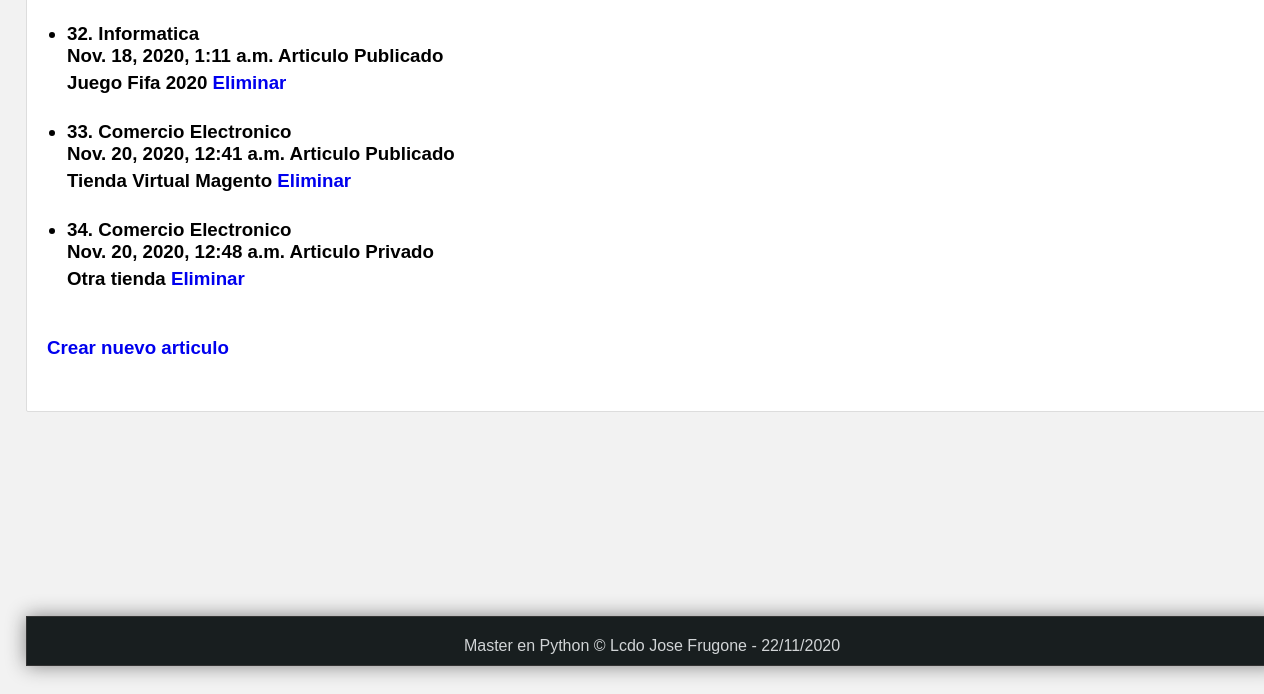
The app's page /articulos/ (lower part), older data.
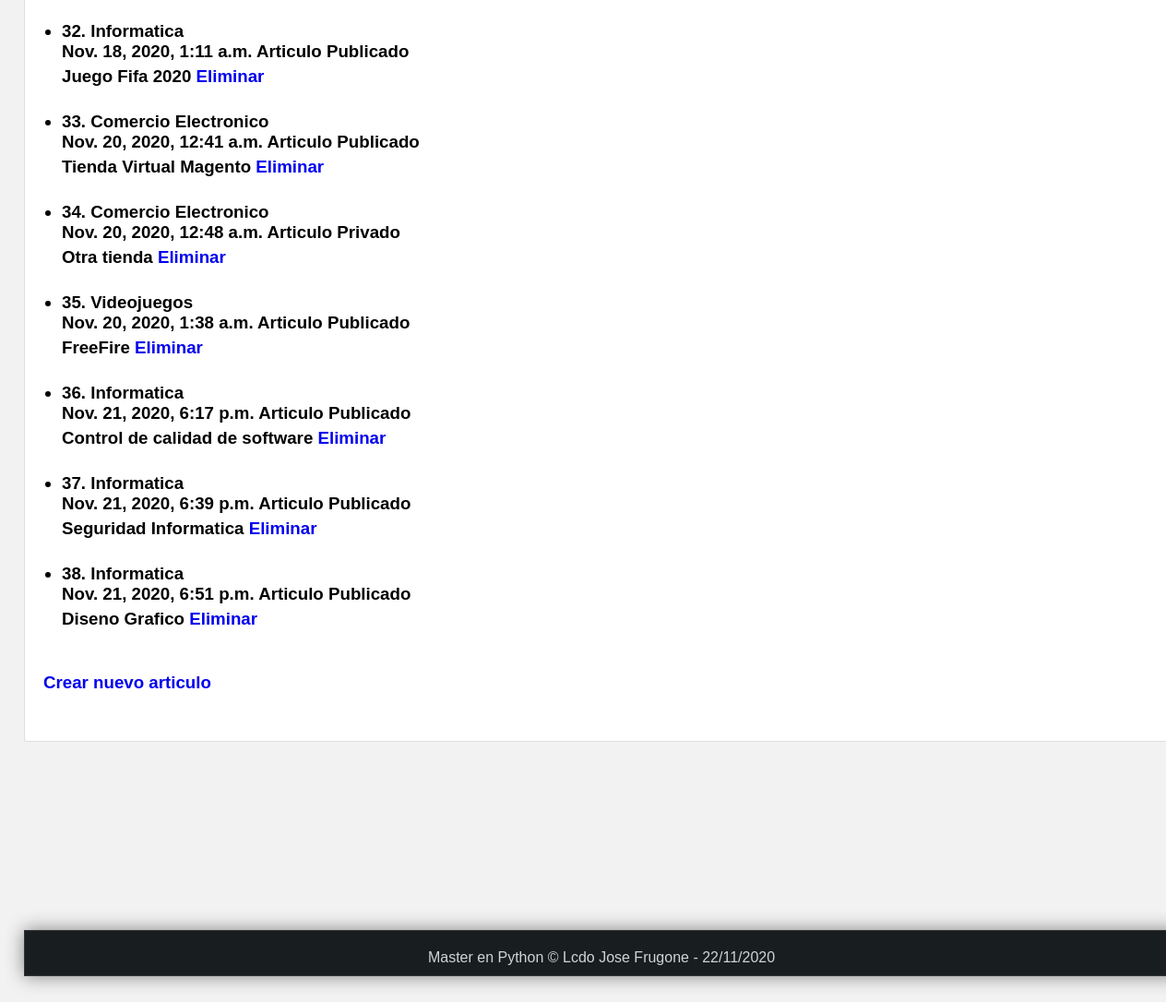
The same page, newer data.
### miapp/models.py (models this page shows)
class Article(models.Model):
    title = models.CharField(max_length=200)
    content = models.TextField()
    image = models.ImageField(default='null')
    public = models.BooleanField(default=True)
    created_at = models.DateTimeField(auto_now_add=True)
    updated_at = models.DateTimeField(auto_now=True)

### miapp/views.py (the view)
# urls.py: path('articulos/', views.articulo_gen, name="lista_gen_art"),
def articulo_gen(request):
    articulos = Article.objects.order_by("id")
    return render(request, 'articulos.html',{
        'articulos':articulos
    })

### miapp/templates/articulos.html (shortened to what this page needs)
{% extends 'layout.html' %}
{% block content %}
   {% if mensaje1 and mensaje %}
      <h3>{{mensaje1}}</h3>
      <br/>
      <h4>{{mensaje}}</h4>
   {% else %}
      {% if articulos %}
            <h3><p>Listado de articulos</p><h3>
            <ul>
               {% for articulo in articulos %}
                  <li>
                     <h4>{{articulo.id}}. {{articulo.title}}</h4>
                     <span>{{articulo.created_at}}</span>
                     {% if articulo.public %}
                        <strong>Articulo Publicado</strong>
                     {% else %}
                        <strong>Articulo Privado</strong>
                     {% endif %}
                     <p>
                        {{articulo.content}}
                        <a href="{% url 'borra_articulo' id=articulo.id %}">Eliminar</a>
                     </p>
                  </li>
                  <br/>
               {% endfor %}
            </ul>
            <p>
               <a href="{% url 'create' %}">Crear nuevo articulo</a>
            </p>
      {% endif %}
   {% endif %}
<br/>
{% endblock %}

Row changes from the older to the newer data that the page shows:
added Article: id "35", title "Videojuegos", created_at "Nov. 20, 2020, 1:38 a.m.", public "Articulo Publicado", content "FreeFire"
added Article: id "36", title "Informatica", created_at "Nov. 21, 2020, 6:17 p.m.", public "Articulo Publicado", content "Control de calidad de software"
added Article: id "37", title "Informatica", created_at "Nov. 21, 2020, 6:39 p.m.", public "Articulo Publicado", content "Seguridad Informatica"
added Article: id "38", title "Informatica", created_at "Nov. 21, 2020, 6:51 p.m.", public "Articulo Publicado", content "Diseno Grafico"
